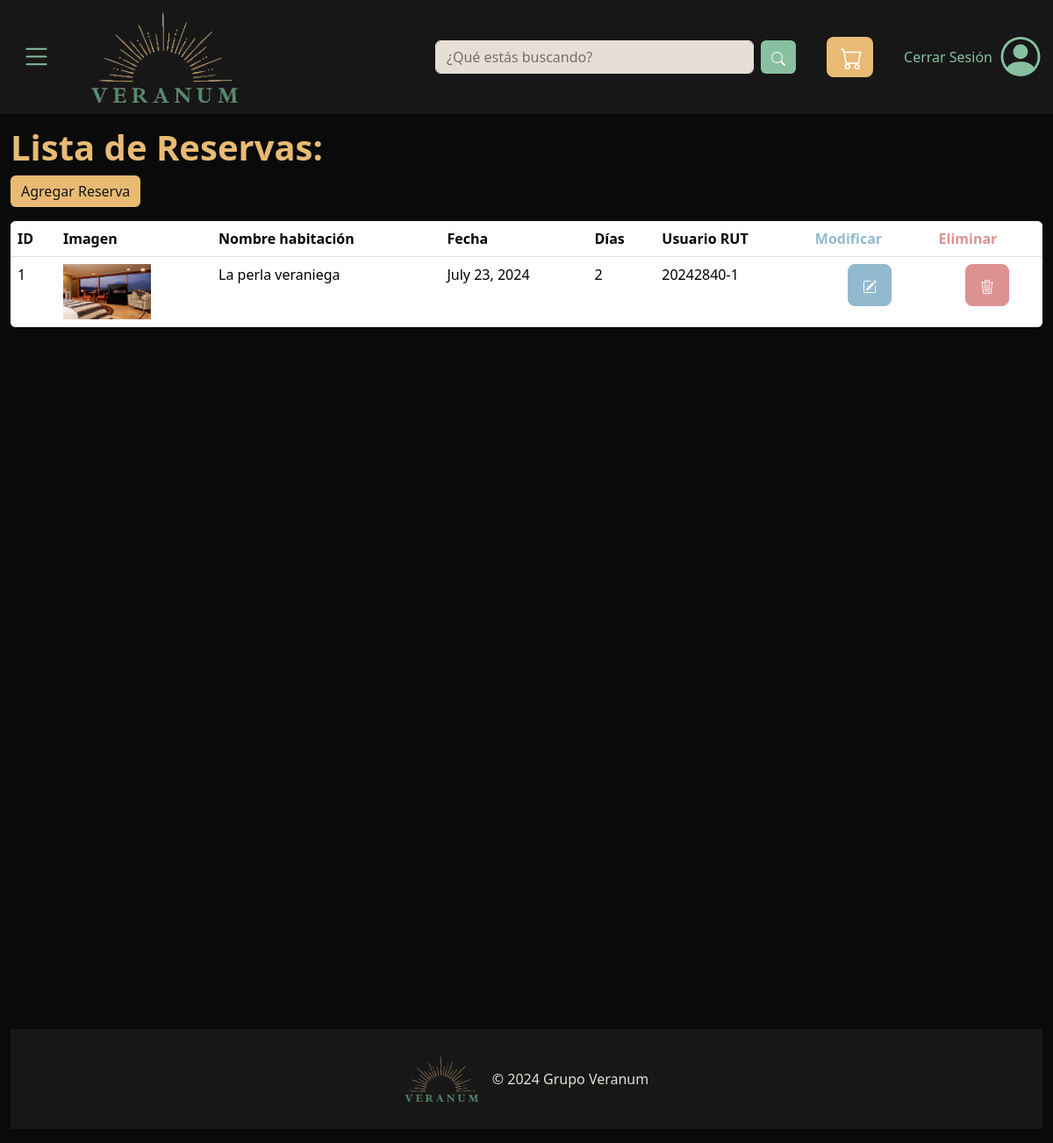
The app's page /listadoReservas (signed in), older data.
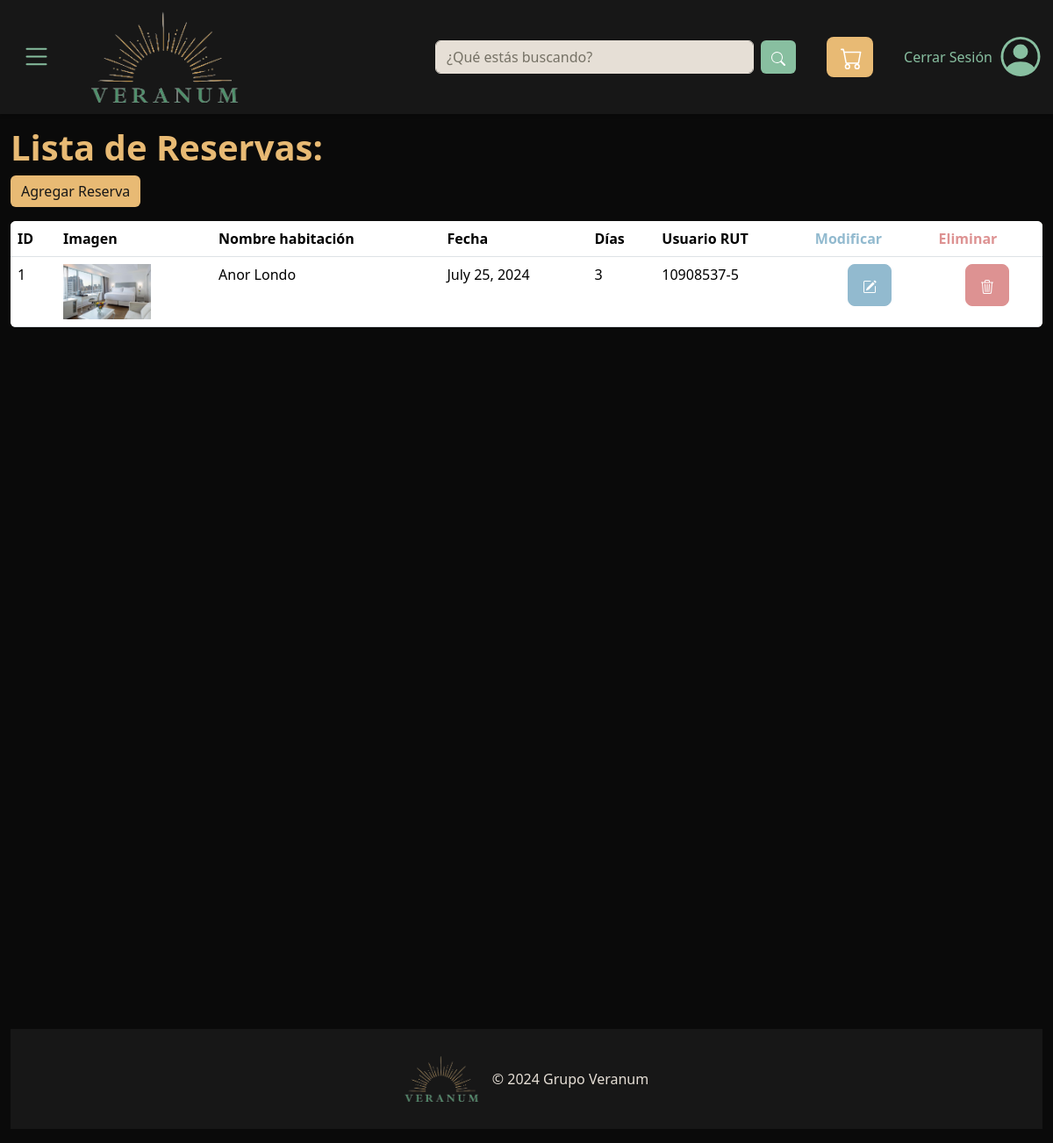
The same page, newer data.
### Store/models.py (models this page shows)
class Reserva(models.Model):
    idReserva     = models.IntegerField(primary_key=True)
    idUsuario     = models.ForeignKey('Usuario', on_delete=models.CASCADE, default='0')
    dias          = models.CharField(max_length=50, null=True)
    fecha         = models.DateField(default='2000-01-01')
    habitacion    = models.ForeignKey('Habitacion', on_delete=models.CASCADE)

class Habitacion(models.Model):
    idHab         = models.AutoField(primary_key=True)
    nombre        = models.CharField(max_length=50)
    servicio      = models.ForeignKey('servicio', on_delete=models.CASCADE)
    dispHab       = models.ForeignKey('dispHab', on_delete=models.CASCADE)
    descripcion   = models.CharField(max_length=550)
    imagen        = models.ImageField(upload_to='habitaciones/imagenes')
    ytVidId       = models.CharField(max_length=11, null=True)
    precio        = models.IntegerField()
    capacidad     = models.IntegerField()
    tipoHab       = models.ForeignKey('tipoHab', on_delete=models.CASCADE)

class Usuario ( models.Model):
    idUsuario = models.AutoField(primary_key=True)
    nombre    = models.CharField(max_length=35)
    apellido  = models.CharField(max_length=35)
    rut       = models.CharField(max_length=40, default='11111111-1')
    email     = models.EmailField(max_length=70)
    telefono  = models.CharField(max_length=40)
    region    = models.ForeignKey('Region', on_delete=models.CASCADE)
    nivelEd   = models.ForeignKey('nivelEducacional', on_delete=models.CASCADE)
    fechaNac  = models.DateField(default='2000-01-01')

### Store/views.py (the view)
# urls.py: path('listadoReservas', views.listadoReservas, name='listadoReservas'),
@login_required
def listadoReservas(request):
    context = {}
    reservas = Reserva.objects.all()
    print("---------")
    print(reservas)
    context['reservas'] = reservas
    return render(request, 'listadoReservas.html', context)

### Store/templates/listadoReservas.html (shortened to what this page needs)
{% extends "plantilla_base.html" %}
{% block contenido %}
<h1 class="pt-5 mt-5" style="font-weight:bold; color:#E8BA74">Lista de Reservas:</h1>
<table class="table table-resposive mb-0">
    <tr class="listado" >
        <th >ID</th>
        <th >Imagen</th>
        <th >Nombre habitación</th>
        <th >Fecha</th>
        <th >Días</th>
        <th >Usuario RUT</th>
        <th style="color: #92BACF">Modificar</th>
        <th style="color: #dd9292" >Eliminar</th>
    </tr>
    {%for reserva in reservas%}
        <td > {{reserva.idReserva}} </td>
        <td ><a href="{{reserva.habitacion.idHab}}"><img src="{{reserva.habitacion.imagen.url}}" alt="No disponible" style="max-width: 100px; max-height: 140px;"></a></td>
        <td >{{reserva.habitacion.nombre}}</td>
        <td >{{reserva.fecha}}</td>
        <td >{{reserva.dias}}</td>
        <td >{{reserva.idUsuario.rut}}</td>
        <td class="text-center"><a href="{% url 'modificarReserva' idReserva=reserva.idReserva %}" class="btn btn-info btn-lg" style="background-color: #92BACF; border-color:#92BACF">
        </a></td>
        <td class="text-center"><a href="{% url 'eliminarReserva' idReserva=reserva.idReserva %}" class="btn btn-danger btn-lg" style="background-color: #dd9292; border-color:#dd9292">
        </a></td>
    {%endfor%}
        <a href="{%url 'registroReservas' %}"><button class="btn btnAgregar btn-success mb-3" id="btnAgregar" style="color:#171717;background-color: #E8BA74;border: none; align-items:end;">Agregar Reserva</button></a>
    <table class="table table-resposive">
        <div class="container-fluid d-flex flex-column min-vh-100">
        </div>
{%endblock%}

Row changes from the older to the newer data that the page shows:
changed Reserva id 1: habitacion.imagen: a different picture; habitacion.nombre "La perla veraniega" → "Anor Londo"; fecha "July 23, 2024" → "July 25, 2024"; dias "2" → "3"; idUsuario.rut "20242840-1" → "10908537-5"
